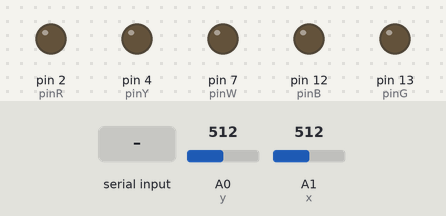
Simulated run of this sketch. Board: Arduino Uno, built with avr-gcc and run on an emulated ATmega328P. Shown: output pins drawn as LEDs (lit = HIGH). Inputs (shaded band) come from the test bench; at power-on: A0 (y) = 512, A1 (x) = 512. What the sketch prints to the serial monitor is not drawn.

Above: at 1.2 s.
1.3 s: byte 30 received over Serial
At 1.55 s:
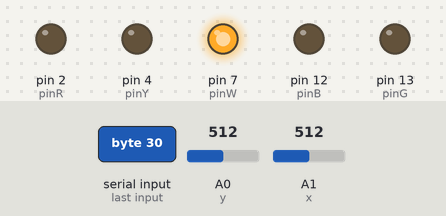
3.2 s: A0 (y) set to 482
At 3.7 s:
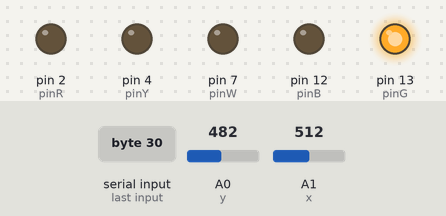
4.7 s: byte 90 received over Serial
At 4.86 s:
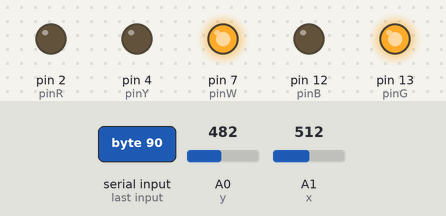
6.5 s: A0 (y) set to 525
At 7.7 s:
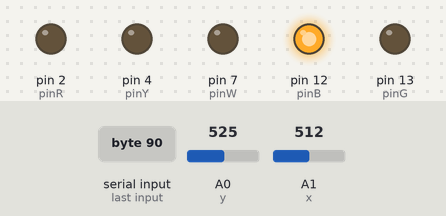
8.0 s: byte 120 received over Serial
At 8.17 s:
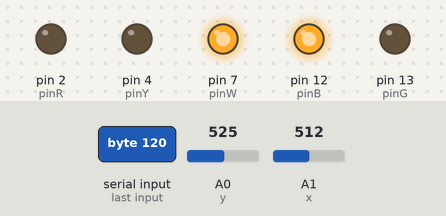
9.8 s: A0 (y) set to 511
At 10.6 s:
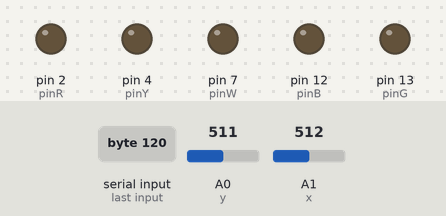
Timing chart, 0 to 12.3 s (numbered marks = the images above; inputs shaded):
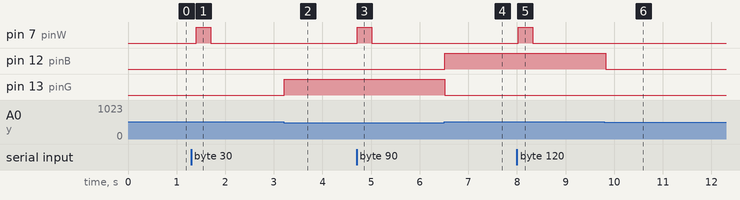

The sketch:

sketch.ino
```cpp
// Variable that will be connect to a pin on the Arduino
// unchange variables.
// this is to define red LED pin
const int pinR = 2;
// this is to define yellow LED pin
const int pinY = 4;
// this is to define white LED pin
const int pinW = 7;
// this is to define green LED pin
const int pinB = 12;
// this is to define blue LED pin
const int pinG = 13;
// this will define the VRX pin from the joystick connect to the Arduino
const int x = A1;
// this will define the VRY pin from the joystick connect to the Arduino
const int y = A0;

// Declaring a constant minimum center range, as the joystick x, and y axis tend to land around 509 to 515
int center_range_min = 500;
// Declaring a constant maximum center range, as the joystick x, and y axis tend to land around 509 to 515
int center_range_max = 515;

// Variable will be change due to input
// to store value of the x-axis, when analog to the reading of x.
int xVal = 0;
// to store value of the y-axis, when analog to the reading of y.
int yVal = 0;

// This method help setup the function needed
void setup() {
  // set pinMode for LEDs:
  // pinMode for Red LED as an output
  pinMode(pinR, OUTPUT);
  // pinMode for Yellow LED as an output
  pinMode(pinY, OUTPUT);
  // pinMode for White LED as an output
  pinMode(pinW, OUTPUT);
  // pinMode for Green LED as an output
  pinMode(pinB, OUTPUT);
  // pinMode for Blue LED as an output
  pinMode(pinG, OUTPUT);

  // Setting up serial communication
  Serial.begin(9600);
  // Set a timeout for parseInt
  Serial.setTimeout(10);

}

void loop() {
  // put your main code here, to run repeatedly:
  // check to see if there is serial data
  if (Serial.available() > 0) {
    // read the serial data
    int value = Serial.read();
    // send the value back as raw binary data
    Serial.write(value);
    // Making the White LED blink
    // turn on the White LED when there is data to parse
    digitalWrite(pinW, HIGH);
    // delay the LED on for 300 milliseconds
    delay(300);
    // turn the White LED off after 300 milliseconds
    digitalWrite(pinW, LOW);
  }
  // delaying before moving forward to other code, avoid glitching.
  delay(100);

  // This read the analog X values
  xVal = analogRead(x);
  // This read the analog Y values
  yVal = analogRead(y);

  // Checking for the x and y range:
  // when x value is less than center minimmum range and
  // y value is between the origin range
  // this indicate that the joystick get push towards the left direction
  // When the joystick is tilting to the left, Red LED turn on.
  if (xVal < center_range_min &&
  yVal >= center_range_min && yVal <= center_range_max){
    // turn the Red LED on by setting it as HIGH
    digitalWrite(pinR, HIGH);
    // turn the Yellow LED off by setting it as LOW
    digitalWrite(pinY, LOW);
    // turn the Blue LED off by setting it as LOW
    digitalWrite(pinB, LOW);
    // turn the Green LED off by setting it as LOW
    digitalWrite(pinG, LOW);
  }
  // Checking for the x and y range:
  // when x value is greater than center maximmum range and
  // y value is between the origin range
  // this indicate that the joystick get push in the right direction
  // When the joystick is tilting to the right, Yellow LED turn on.
  else if(xVal > center_range_max &&
  yVal >= center_range_min && yVal <= center_range_max){
    // turn the Yellow LED on by setting it as HIGH
    digitalWrite(pinY, HIGH);
    // turn the Red LED off by setting it as LOW
    digitalWrite(pinR, LOW);
    // turn the Blue LED off by setting it as LOW
    digitalWrite(pinB, LOW);
    // turn the Green LED off by setting it as LOW
    digitalWrite(pinG, LOW);
  }
  // Checking for the x and y range:
  // when y value is greater than center maximmum range and
  // x value is between the origin range
  // this indicate that the joystick get push in the downward direction
  // When the joystick is in the downward direction, Blue LED turn on.
  else if (yVal > center_range_max &&
  xVal >= center_range_min && xVal <= center_range_max){
    // turn the Blue LED on by setting it as HIGH
    digitalWrite(pinB, HIGH);
    // turn the Yellow LED off by setting it as LOW
    digitalWrite(pinY, LOW);
    // turn the Red LED off by setting it as LOW
    digitalWrite(pinR, LOW);
    // turn the Green LED off by setting it as LOW
    digitalWrite(pinG, LOW);
  }
  // Checking for the x and y range:
  // when y value is less than center minimum range and
  // x value is between the origin range
  // this indicate that the joystick get push in the upward direction.
  // When the joystick is in the upward direction, Green LED turn on.
  else if(yVal < center_range_min &&
  xVal >= center_range_min && xVal <= center_range_max){
    // turn the Green LED on by setting it as HIGH
    digitalWrite(pinG, HIGH);
    // turn the Yellow LED off by setting it as LOW
    digitalWrite(pinY, LOW);
    // turn the Blue LED off by setting it as LOW
    digitalWrite(pinB, LOW);
    // turn the Red LED off by setting it as LOW
    digitalWrite(pinR, LOW);
  }
  // turn all LEDs off when the joystick is centered
  else {
    // turn the Green LED off by setting it as LOW
    digitalWrite(pinG, LOW);
    // turn the Yellow LED off by setting it as LOW
    digitalWrite(pinY, LOW);
    // turn the Blue LED off by setting it as LOW
    digitalWrite(pinB, LOW);
    // turn the Red LED off by setting it as LOW
    digitalWrite(pinR, LOW);
  }


  // Print the x value from analogRead() for x position to serial array
  Serial.print(xVal);
  // separating the x and y value
  Serial.print(", ");
  // Print the y value reading from analogRead() for y position to serial array
  Serial.println(yVal);

  // Delaying for 10 millisecond to avoid glitching
  delay(100);

}
```

Measured:
- the behaviour switches between 500 and 499 on A0 (y) (found by bisection; images 1 and 2)
- after the input at 1.3 s, pin 7 (pinW): LOW → HIGH after 0.10 s, → LOW 0.30 s later
- after the input at 3.2 s, pin 13 (pinG): LOW → HIGH at once
- after the input at 4.7 s, pin 7 (pinW): LOW → HIGH at once, → LOW 0.30 s later
- after the input at 6.5 s, pin 12 (pinB): LOW → HIGH at once; pin 13 (pinG): HIGH → LOW at once
- after the input at 8.0 s, pin 7 (pinW): LOW → HIGH at once, → LOW 0.30 s later
- after the input at 9.8 s, pin 12 (pinB): HIGH → LOW at once
